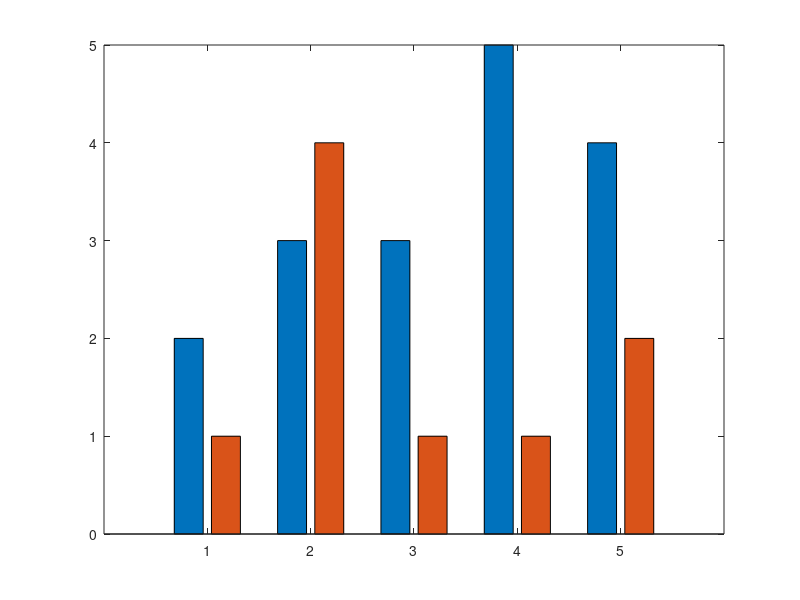

Write the MATLAB code that produced this figure. (Note: this script raises an error after producing the figure.)
%{
SEC4.4.M

Material de apoio do livro "Computação científica com GNU Octave".
Exemplos da seção 4.4, capítulo 4, "Produzindo gráficos no Octave".

* Autor: Alexandre 'Jaguar' Fioravante de Siqueira
* Editora: Casa do Código
* Contato: http://www.programandociencia.com/sobre/
           http://www.casadocodigo.com.br/
* Fórum de discussão: http://groups.google.com/d/forum/compcieoctave
* Material de apoio: http://goo.gl/VnnAnF

* Para citar esse material, por favor utilize a referência abaixo:
SIQUEIRA, A.F. Computação científica com GNU Octave. São Paulo: 
Casa do Código, 2015. xxx p.

Este programa é um software livre; você pode redistribuí-lo e/ou 
modificá-lo dentro dos termos da Licença Pública Geral GNU como 
publicada pela Fundação do Software Livre (FSF); na versão 3 da 
Licença, ou qualquer versão posterior.

Este programa é distribuído na esperança de que possa ser útil, 
mas SEM NENHUMA GARANTIA; sem uma garantia implícita de ADEQUAÇÃO
a qualquer MERCADO ou APLICAÇÃO EM PARTICULAR. Veja a
Licença Pública Geral GNU para maiores detalhes.

Você deve ter recebido uma cópia da Licença Pública Geral GNU junto
com este programa. Se não, veja <http://www.gnu.org/licenses/>.
%}


%% A função hist()
% #1
vet_ale = 100*rand(1,100);
hist(vet_ale,25)
title('Histograma')
xlabel('rand(1,100)')
ylabel('Frequência')

% #2
rand('seed',0);
vet_ale = 100*rand(1,100);

% #3
hist(vet_ale,25,'facecolor','g','edgecolor','r')


%% A função bar()
% #1
vetor = [2 1; 3 4; 3 1; 5 1; 4 2];
bar(vetor)

% #2
bar(x,'facecolor','y','edgecolor','m')

% #3
rand('seed',0)
dados_ale = rand(3,10)
bar(dados_ale,'stacked')

% #4
rand('seed',0)
dados_ale = rand(3,10)
bar(dados_ale,'stacked')
colormap('copper')


%% A função scatter()
% #1
vetor1 = rand(1,100);
vetor2 = rand(1,100);
scatter(vetor1,vetor2)

% #2
x = linspace(0,4*pi,200);
y = cos(exp((1/4)*x));
escala_tam = linspace(1,10,length(x));
scatter(x,y,escala_tam,'filled')

% #3
x = linspace(0,4*pi,200);
y = cos(exp((1/4)*x));
escala_cor = linspace(1,10,length(x));
scatter(x,y,[],escala_cor,'filled')

% #4
t = linspace(0,1,250);
x = exp(t).*sin(100*t);
y = exp(t).*cos(100*t);
escala_tam = linspace(1,10,length(t));
escala_cor = linspace(1,10,length(t));
scatter(x,y,escala_tam,escala_cor,'^','filled')

%% Nota 1
% #1
rand('seed',0)
vet_x = rand(1,100);
vet_y = rand(1,100);
vet_z = rand(1,100);
escala_tam = linspace(1,10,length(vet_x));
escala_cor = linspace(1,10,length(vet_x));
scatter3(vet_x,vet_y,vet_z,escala_tam,escala_cor,'filled')

% #2
escala_tam = escala_cor = linspace(0,pi,length(vet_x));


%% A função pie()
% #1
vet_entr = [1 1 3 2 4];
pie(vet_entr)
title('Gráfico de torta')

% #2
vet_entr = [1 1 3 2 4];
rotulos = {'Casa','Carro','Celular','Computador','Outros'};
expl = [0 0 0 0 1];
pie(vet_entr,rotulos,expl)
title('Gráfico de torta')


%% A função stairs()
% #1
x = 0:1:10;
stairs(x,sin(x),'r','linewidth',4)
xlabel('x')
ylabel('sin(x)')
title('Gráfico de escadas (seno)')


%% A função stem()
% #1
x = 0:1:10;
stem(x,sin(x),'m','filled','linewidth',3)
xlabel('x')
ylabel('sin(x)')
title('Gráfico discreto, dado por stem (seno)')
